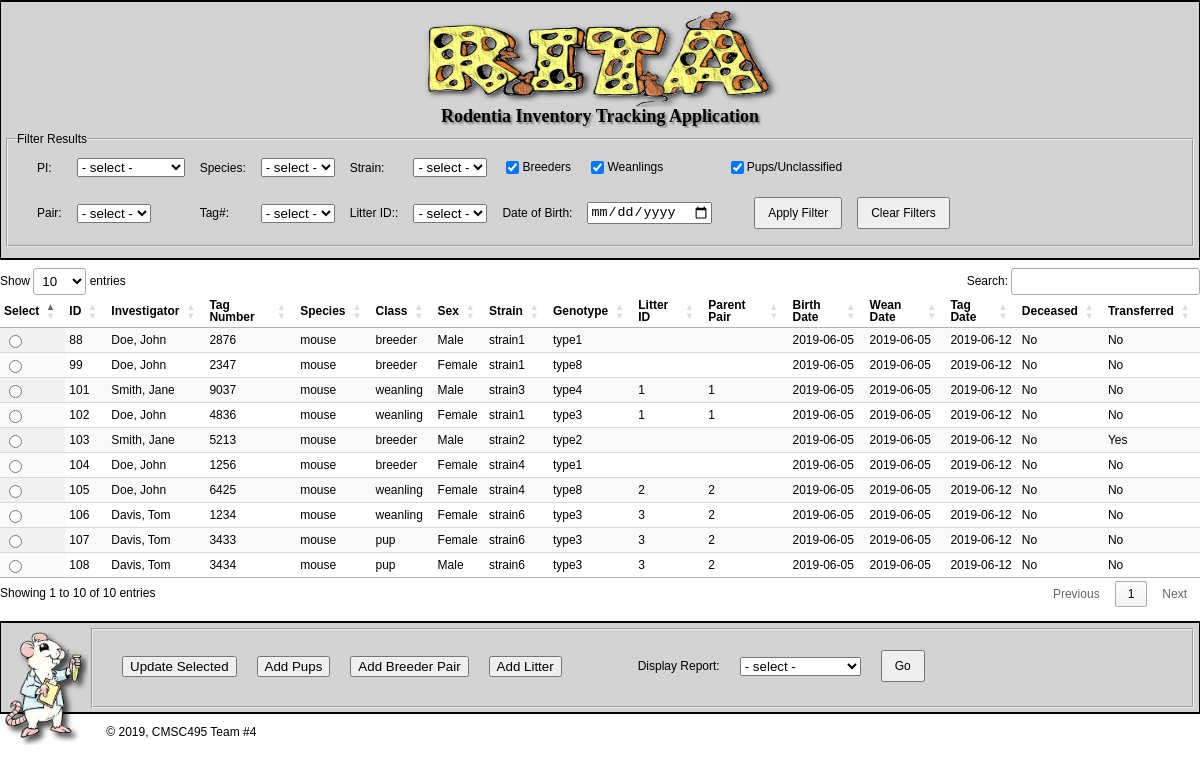
The app's page /mainpage.php with its own data.
### tables this page shows
CREATE TABLE `animals` (
  `animalID` int(11) NOT NULL,
  `species` varchar(10) DEFAULT NULL,
  `classification` varchar(24) DEFAULT 'weanling',
  `sex` varchar(10) DEFAULT NULL,
  `entered_date` datetime DEFAULT CURRENT_TIMESTAMP,
  `tag_date` date DEFAULT NULL,
  `birth_date` date DEFAULT NULL,
  `wean_date` date DEFAULT NULL,
  `genotype` varchar(128) DEFAULT NULL,
  `generation` varchar(128) DEFAULT NULL,
  `location` varchar(128) DEFAULT NULL,
  `tagNumber` int(11) DEFAULT NULL,
  `deceased` bit(1) NOT NULL DEFAULT b'0',
  `transferred` bit(1) NOT NULL DEFAULT b'0',
  `comments` varchar(512) DEFAULT NULL,
  `strain` varchar(45) DEFAULT NULL
);

CREATE TABLE `user` (
  `username` varchar(64) NOT NULL,
  `email` varchar(255) DEFAULT NULL,
  `password` varchar(60) NOT NULL,
  `create_time` timestamp NULL DEFAULT CURRENT_TIMESTAMP,
  `last_name` varchar(45) DEFAULT NULL,
  `first_name` varchar(45) DEFAULT NULL,
  `user_role` varchar(45) DEFAULT NULL
);

CREATE TABLE `litters` (
  `id` int(11) NOT NULL,
  `litterID` int(11) DEFAULT NULL,
  `animalID_pup` int(11) DEFAULT NULL,
  `breedingPair` int(11) DEFAULT NULL
);

### lib/functions.php (the view, shortened to what this page needs)
<?php
function getDropDown($fieldName, $tableName, $previousValue)
{
    require $_SERVER['DOCUMENT_ROOT'] . "/lib/dbconfig.php";
    $pdo = new PDO("mysql:host=$host;dbname=$dbname", $username, $password);
    $query = "SELECT " . $fieldName . " FROM " . $tableName . " ORDER BY " . $fieldName . " ASC";
    $result = $pdo->query($query);
    $result->setFetchMode(PDO::FETCH_ASSOC);
    while ($row = $result->fetch(PDO::FETCH_ASSOC)) {
        if (! empty($row)) {
            $skipRest = "false";
        } else {
            echo "<option value=\"none\">No records avail</option>\n";
            $skipRest = "true";
        }
    }
    if ($skipRest != "true") {
        if (! empty($previousValue)) {
            echo "<option name=\"" . $fieldName . "\"value=\"\" >- select -</option>\n";
        } else {
            echo "<option name=\"" . $fieldName . "\"value=\"\" selected>- select -</option>\n";
        }
    }
}
function getInvestigators()
{
    require $_SERVER['DOCUMENT_ROOT'] . "/lib/dbconfig.php";
    $pdo = new PDO("mysql:host=$host;dbname=$dbname", $username, $password);
    $query = "SELECT * FROM user WHERE user_role='Investigator' ORDER BY last_name ASC";
    $result = $pdo->query($query);
    $result->setFetchMode(PDO::FETCH_ASSOC);
    while ($row = $result->fetch(PDO::FETCH_ASSOC)) {
        if (! empty($row)) {
            $skipRest = "false";
        } else {
            echo "<option value=\"pi_name\" selected>No Investigators</option>\n";
            $skipRest = "true";
        }
    }
    if ($skipRest != "true") {
        echo "<option name=\"pi_name\" value=\"\" selected>- select -</option>\n";
    }
}
function displayAnimalTable()
{
    $displayAll = TRUE;
    $options = [
        PDO::ATTR_EMULATE_PREPARES => false,
        PDO::ATTR_ERRMODE => PDO::ERRMODE_EXCEPTION,
        PDO::ATTR_DEFAULT_FETCH_MODE => PDO::FETCH_ASSOC
    ];
    require $_SERVER['DOCUMENT_ROOT'] . "/lib/dbconfig.php";
    $pdo = new PDO("mysql:host=$host;dbname=$dbname", $username, $password, $options);
    echo "<div id=\"animalTable\" class=\"maintable\">\n";
    echo "<form>\n";
    echo "<table id=\"maintable\" class=\"display compact\">\n";
    echo "<thead>";
    echo "<tr>
    		<th>Select</th> <th>ID</th> <th>Investigator</th> <th>Tag Number</th>
    		<th>Species</th> <th>Class</th> <th>Sex</th> <th>Strain</th> <th>Genotype</th>
    		<th>Litter ID</th> <th>Parent Pair</th> <th>Birth Date</th> <th>Wean Date</th>
    		<th>Tag Date</th> <th>Deceased</th> <th>Transferred</th>
    	  </tr>\n";
    echo "</thead>
	<tbody>";
    if ($displayAll) {
        $query1 = "SELECT * FROM `animals`";
        $result = $pdo->query($query1);
        $result->setFetchMode(PDO::FETCH_ASSOC);
        while ($row = $result->fetch(PDO::FETCH_ASSOC)) {
            if (! empty($row)) {
                $animalID = $row["animalID"];
                $species = $row["species"];
                $tagNumber = $row["tagNumber"];
                $sex = $row["sex"];
                $classification = $row["classification"];
                $strain = $row["strain"];
                $genotype = $row["genotype"];
                $birth_date = $row["birth_date"];
                $wean_date = $row["wean_date"];
                $tag_date = $row["tag_date"];
                $deceased = $row["deceased"];
                $transferred = $row["transferred"];
                if ($deceased == 1) {
                    $strDeceased = "Yes";
                } else {
                    $strDeceased = "No";
                }
                if ($transferred == 1) {
                    $strTransferred = "Yes";
                } else {
                    $strTransferred = "No";
                }
                $query2 = "SELECT `litterID`, `breedingPair` FROM litters WHERE animalID_pup=" . $animalID;
                $result2 = $pdo->query($query2);
                $result2->setFetchMode(PDO::FETCH_ASSOC);
                $row2 = $result2->fetch(PDO::FETCH_ASSOC);
                $litterID = $row2["litterID"];
                $parentPair = $row2["breedingPair"];
                $query3 = "SELECT PI_username FROM PI_strains WHERE PI_strain='" . $strain . "'";
                $result3 = $pdo->query($query3);
                $result3->setFetchMode(PDO::FETCH_ASSOC);
                $row3 = $result3->fetch(PDO::FETCH_ASSOC);
                $responsible_PI = $row3["PI_username"];
                $query4 = "SELECT first_name, last_name FROM user WHERE username='" . $responsible_PI . "'";
                $result4 = $pdo->query($query4);
                $result4->setFetchMode(PDO::FETCH_ASSOC);
                $row4 = $result4->fetch(PDO::FETCH_ASSOC);
                $firstName = $row4["first_name"];
                $lastName = $row4["last_name"];
                echo "<tr>\n";
                echo "<td><input type=\"radio\" name=\"rowselect\" value=\"" . htmlspecialchars($animalID) . "\"></td>\n";
                echo "<td>" . $animalID . "</td>\n";
                echo "<td>" . $lastName . ", " . $firstName . "</td>\n";
                echo "<td>" . $tagNumber . "</td>\n";
                echo "<td>" . $species . "</td>\n";
                echo "<td>" . $classification . "</td>\n";
                echo "<td>" . $sex . "</td>\n";
                echo "<td>" . $strain . "</td>\n";
                echo "<td>" . $genotype . "</td\n>";
                echo "<td>" . $litterID . "</td>\n";
                echo "<td>" . $parentPair . "</td>\n";
                echo "<td>" . $birth_date . "</td>\n";
                echo "<td>" . $wean_date . "</td>\n";
                echo "<td>" . $tag_date . "</td>\n";
                echo "<td>" . $strDeceased . "</td>\n";
                echo "<td>" . $strTransferred . "</td>\n";
                echo "</tr>\n";
            }
        }
    }
    echo "</tbody></table>\n";
    echo "</form>\n";
    echo "</div>";
}
?>

### mainpage.php (shortened to what this page needs)
<!DOCTYPE html PUBLIC "-//W3C//DTD XHTML 1.0 Strict//EN"
                      "http://www.w3.org/TR/xhtml1/DTD/xhtml1-strict.dtd">
<html lang="en" xml:lang="en" xmlns="http://www.w3.org/1999/xhtml"
	dir="ltr">
<head>
<link rel="stylesheet" type="text/css" href="css/mainPageStyle.css">
	<link rel="stylesheet" type="text/css"
		href="https://cdn.datatables.net/1.10.18/css/jquery.dataTables.css" />
	<link rel="stylesheet" type="text/css"
		href="https://cdn.datatables.net/buttons/1.5.6/css/buttons.dataTables.css" />
	<link rel="stylesheet" type="text/css"
		href="https://cdn.datatables.net/fixedheader/3.1.4/css/fixedHeader.dataTables.css" />
	<link rel="stylesheet" type="text/css"
		href="https://cdn.datatables.net/responsive/2.2.2/css/responsive.dataTables.css" />
	<link rel="stylesheet" type="text/css"
		href="https://cdn.datatables.net/scroller/2.0.0/css/scroller.dataTables.css" />
	<link rel="stylesheet" type="text/css"
		href="https://cdn.datatables.net/select/1.3.0/css/select.dataTables.css" />
</head>
<?php
require $_SERVER['DOCUMENT_ROOT'] . "/lib/functions.php";
?>
<header>
<div class="logo">
	<img class="ritalogo" src="img/ritalogo-1.png" height="97" width="360">
		<h2 class="maintitle">Rodentia Inventory Tracking Application</h2>
</div>
<div>
	<form action="<?php $_SERVER['REQUEST_URI']?>" method="POST">
		<fieldset>
			<legend>Filter Results</legend>
			<table>
				<tr>
					<td>PI:</td>
					<td><select name="pi_name">
        		<?php getInvestigators(); ?>
            </select></td>
					<td>Species:</td>
					<td><select name="species_name">
              <?php getDropDown("species_name", "species", $species_name); ?>
            </select></td>
					<td>Strain:</td>
					<td><select name="strain_name">
            </select></td>
					<td><input type="hidden" name="breeders" value="0"><input
							type="checkbox"
							onclick="this.previousSibling.value=1-this.previousSibling.value"
							checked>Breeders </td>
					<td><input type="hidden" name="weanlings" value="0"><input
							type="checkbox"
							onclick="this.previousSibling.value=1-this.previousSibling.value"
							checked>Weanlings </td>
					<td><input type="hidden" name="pups" value="0"><input
							type="checkbox"
							onclick="this.previousSibling.value=1-this.previousSibling.value"
							checked>Pups/Unclassified </td>
				</tr>
				<tr>
					<td>Pair:</td>
					<td><select name="breederPair">
			</select></td>
					<td>Tag#:</td>
					<td><select name="tagNumber">
			</select></td>
					<td>Litter ID::</td>
					<td><select name="litterID">
			</select></td>
					<td>Date of Birth:</td>
					<td><input type="date" name="birth_date" placeholder="mm/dd/yyyy"></td>
					<td class="filter-button"><button class="action" type="submit"
							name="filter" value="submitted">Apply Filter</button></td>
					<td class="filter-button"><button class="action" type="submit"
							name="clear" value="submitted">Clear Filters</button></td>
				</tr>
			</table>
		</fieldset>
	</form>
</div>
</header>
<body>
<?php displayAnimalTable() ?>
</body>
<footer> <img align="left" class="mouselogo" src="img/mouse-1.png"
	height="117" width="87">
	<form>
		<fieldset>
			<div class="div-footer">
				<table class="tb-footer">
					<tr class="tr-footer">
						<td class="td-footer"><button class="update" type="submit"
								name="updateEntry">Update Selected</button></td>
						<td class="td-footer"><button class="update" type="submit"
								name="addPup">Add Pups</button></td>
						<td class="td-footer"><button class="update" type="submit"
								name="addBreeder">Add Breeder Pair</button></td>
						<td class="td-footer"><button class="update" type="submit"
								name="addBreeder">Add Litter</button></td>
						<td id="this is an empty cell for spacing">&emsp;&emsp;&emsp;</td>
						<td>Display Report:</td>
						<td><select>
								<option value="survival" selected>- select -</option>
						</select></td>
						<td><button class="action" type="submit" name="goReport">Go</button></td>
					</tr>
				</table>
			</div>
		</fieldset>
	</form></footer>
<br>&emsp; © 2019, CMSC495 Team #4</br>
</html>

### css/mainPageStyle.css (style rules this page uses)
html, body, span, object, iframe, h1, h2, h3, h4, h5, h6, p, blockquote, pre, abbr, address, cite, code, del, dfn, em, img, ins, kbd, q, samp, small, strong, sub, sup, var, b, i, dl, dt, dd, ol, ul, li, form, label, legend, caption, article, aside, canvas, details, figcaption, figure, footer, header, hgroup, menu, nav, section, summary, time, mark, audio, video { margin:0; padding:0; border:0; outline:0; font-size:12px; vertical-align:baseline; background:transparent; font-style: normal; font-family: Verdana, Arial; }
div.logo { overflow-y: hidden; overflow-x: hidden; height: 126px; }
div.maintable { padding-top: 8px; padding-bottom: 14px; }
h2.maintitle { text-align: center; font-family: "Avant Garde", Verdana; font-size: 18px; text-shadow: 2px 2px 2px gray; }
tr { font-style: normal; font-family: Verdana, Arial; font-size: 12px; }
body { line-height:1; }
article,aside,details,figcaption,figure, footer,header,hgroup,menu,nav,section { display:block; }
table { border-collapse:collapse; border-spacing:0; }
td { padding:10px; }
input, select { vertical-align:middle; }
header { background-color: lightgrey; border-top: 2px solid black; border-bottom: 2px solid black; border-left: 1px solid black; border-right: 1px solid black; height: 250px; padding-bottom: 6px; }
header div table { margin-left: 10px; margin-right: 10px; width: auto; height: auto; }
header div table td { padding-right: 5px; }
header fieldset { display: block; margin-left: 5px; margin-right: 5px; margin-top: 5px; padding-top: 0.25em; padding-bottom: 0.525em; padding-left: 0.75em; padding-right: 0.75em; border: 2px groove (internal value); }
button.action { vertical-align: middle; line-height: 20px; padding-top: 4px; padding-bottom: 4px; padding-left: 12px; padding-right: 12px; font-size: 12px; }
footer { background-color: lightgrey; border-top: 2px solid black; border-bottom: 2px solid black; border-left: 1px solid black; border-right: 1px solid black; height: auto; padding-bottom: 4px; }
footer div table { margin-top: 6px; margin-bottom: 6px; margin-left: 10px; margin-right: 10px; padding-bottom: 6px; vertical-align: middle !important; width: auto; height: auto; }
footer fieldset { display: block; margin-left: 5px; margin-right: 5px; margin-top: 5px; padding-top: 0.35em; padding-bottom: 0.625em; padding-left: 0.75em; padding-right: 0.75em; border: 2px groove (internal value); }
div.div-footer { vertical-align: middle; }
table.tb-footer { vertical-align: middle!important; }
tr.tr-footer { vertical-align: middle; }
td.filter-button { text-align: right; }
img.mouselogo { padding-top: 5px; padding-right: 3px; vertical-align: middle; }
img.ritalogo { display: block; margin-left: auto; margin-right: auto; padding-top: 8px;: padding-right: 8px;: vertical-align: middle; }

### records on screen
animals: animalID "88", user.last_name "Doe", user.first_name "John", tagNumber "2876", species "mouse", classification "breeder", sex "Male", strain "strain1", genotype "type1", birth_date "2019-06-05", wean_date "2019-06-05", tag_date "2019-06-12", deceased "No", transferred "No"
animals: animalID "99", user.last_name "Doe", user.first_name "John", tagNumber "2347", species "mouse", classification "breeder", sex "Female", strain "strain1", genotype "type8", birth_date "2019-06-05", wean_date "2019-06-05", tag_date "2019-06-12", deceased "No", transferred "No"
animals: animalID "101", user.last_name "Smith", user.first_name "Jane", tagNumber "9037", species "mouse", classification "weanling", sex "Male", strain "strain3", genotype "type4", litters.litterID "1", litters.breedingPair "1", birth_date "2019-06-05", wean_date "2019-06-05", tag_date "2019-06-12", deceased "No", transferred "No"
animals: animalID "102", user.last_name "Doe", user.first_name "John", tagNumber "4836", species "mouse", classification "weanling", sex "Female", strain "strain1", genotype "type3", litters.litterID "1", litters.breedingPair "1", birth_date "2019-06-05", wean_date "2019-06-05", tag_date "2019-06-12", deceased "No", transferred "No"
animals: animalID "103", user.last_name "Smith", user.first_name "Jane", tagNumber "5213", species "mouse", classification "breeder", sex "Male", strain "strain2", genotype "type2", birth_date "2019-06-05", wean_date "2019-06-05", tag_date "2019-06-12", deceased "No", transferred "Yes"
animals: animalID "104", user.last_name "Doe", user.first_name "John", tagNumber "1256", species "mouse", classification "breeder", sex "Female", strain "strain4", genotype "type1", birth_date "2019-06-05", wean_date "2019-06-05", tag_date "2019-06-12", deceased "No", transferred "No"
animals: animalID "105", user.last_name "Doe", user.first_name "John", tagNumber "6425", species "mouse", classification "weanling", sex "Female", strain "strain4", genotype "type8", litters.litterID "2", litters.breedingPair "2", birth_date "2019-06-05", wean_date "2019-06-05", tag_date "2019-06-12", deceased "No", transferred "No"
animals: animalID "106", user.last_name "Davis", user.first_name "Tom", tagNumber "1234", species "mouse", classification "weanling", sex "Female", strain "strain6", genotype "type3", litters.litterID "3", litters.breedingPair "2", birth_date "2019-06-05", wean_date "2019-06-05", tag_date "2019-06-12", deceased "No", transferred "No"
animals: animalID "107", user.last_name "Davis", user.first_name "Tom", tagNumber "3433", species "mouse", classification "pup", sex "Female", strain "strain6", genotype "type3", litters.litterID "3", litters.breedingPair "2", birth_date "2019-06-05", wean_date "2019-06-05", tag_date "2019-06-12", deceased "No", transferred "No"
animals: animalID "108", user.last_name "Davis", user.first_name "Tom", tagNumber "3434", species "mouse", classification "pup", sex "Male", strain "strain6", genotype "type3", litters.litterID "3", litters.breedingPair "2", birth_date "2019-06-05", wean_date "2019-06-05", tag_date "2019-06-12", deceased "No", transferred "No"
